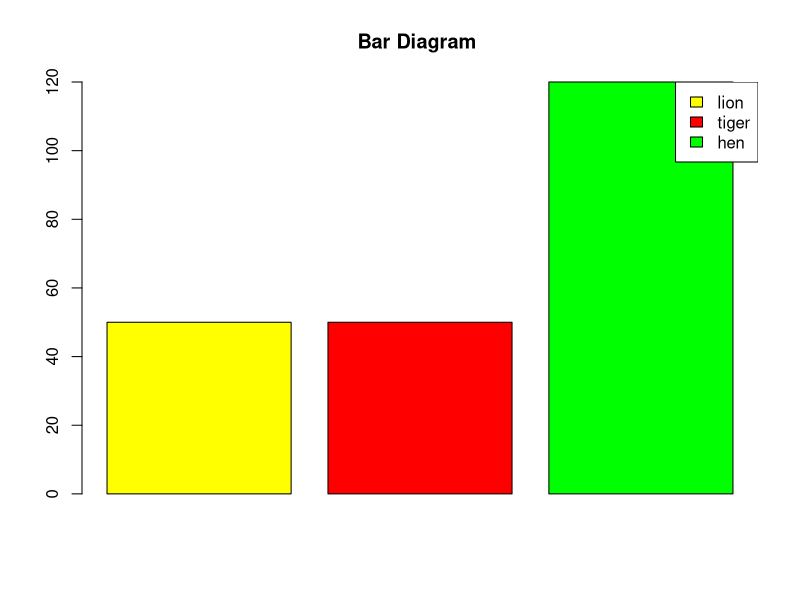

This figure's R source:
population=c(50,50,120)
labels=c("lion","tiger","hen")
myCol=c("yellow","red","green")
png("1.png")
barplot(population,col=myCol,main="Bar Diagram ")
legend("topright",labels,fill=myCol)
dev.off()
